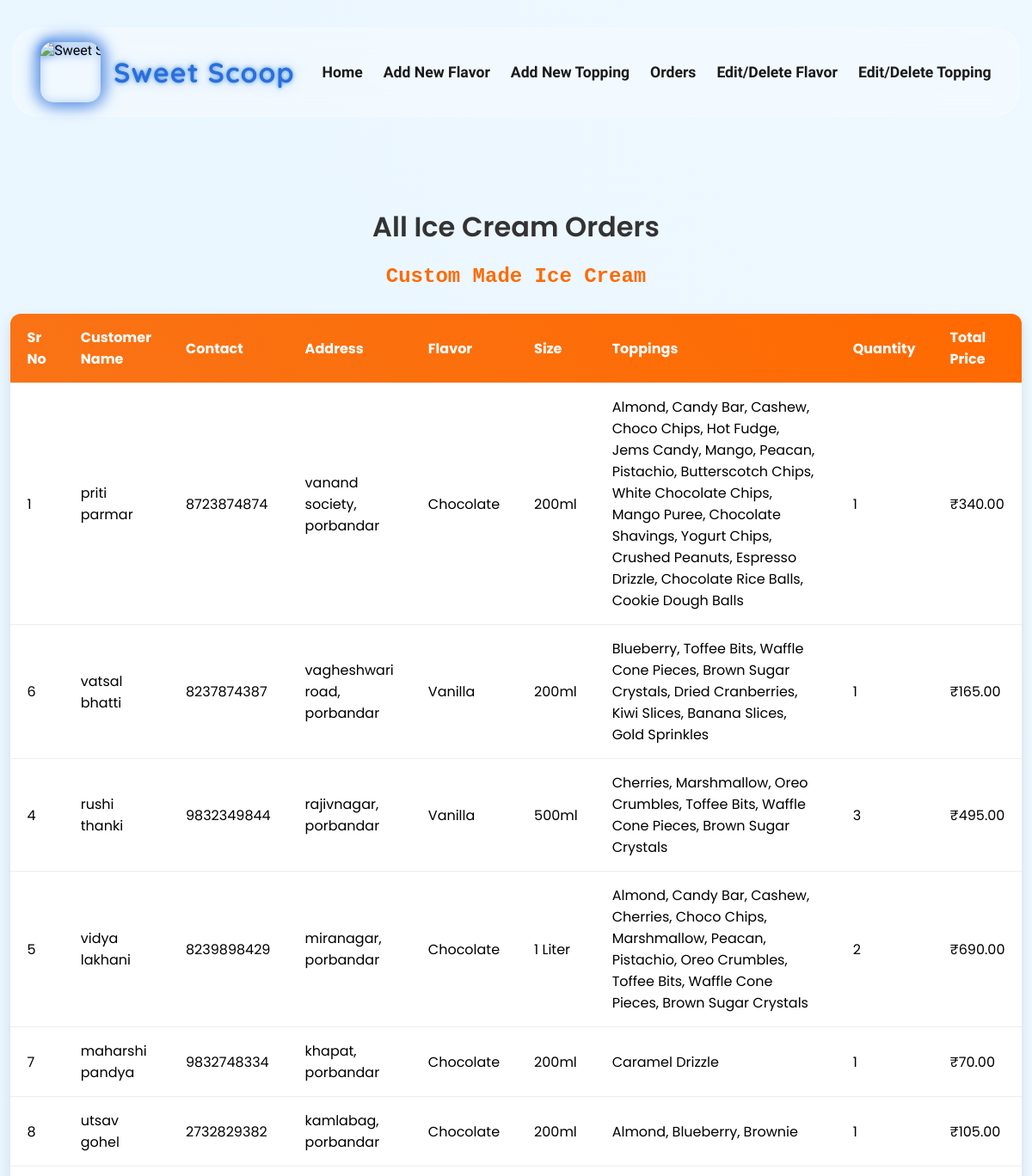
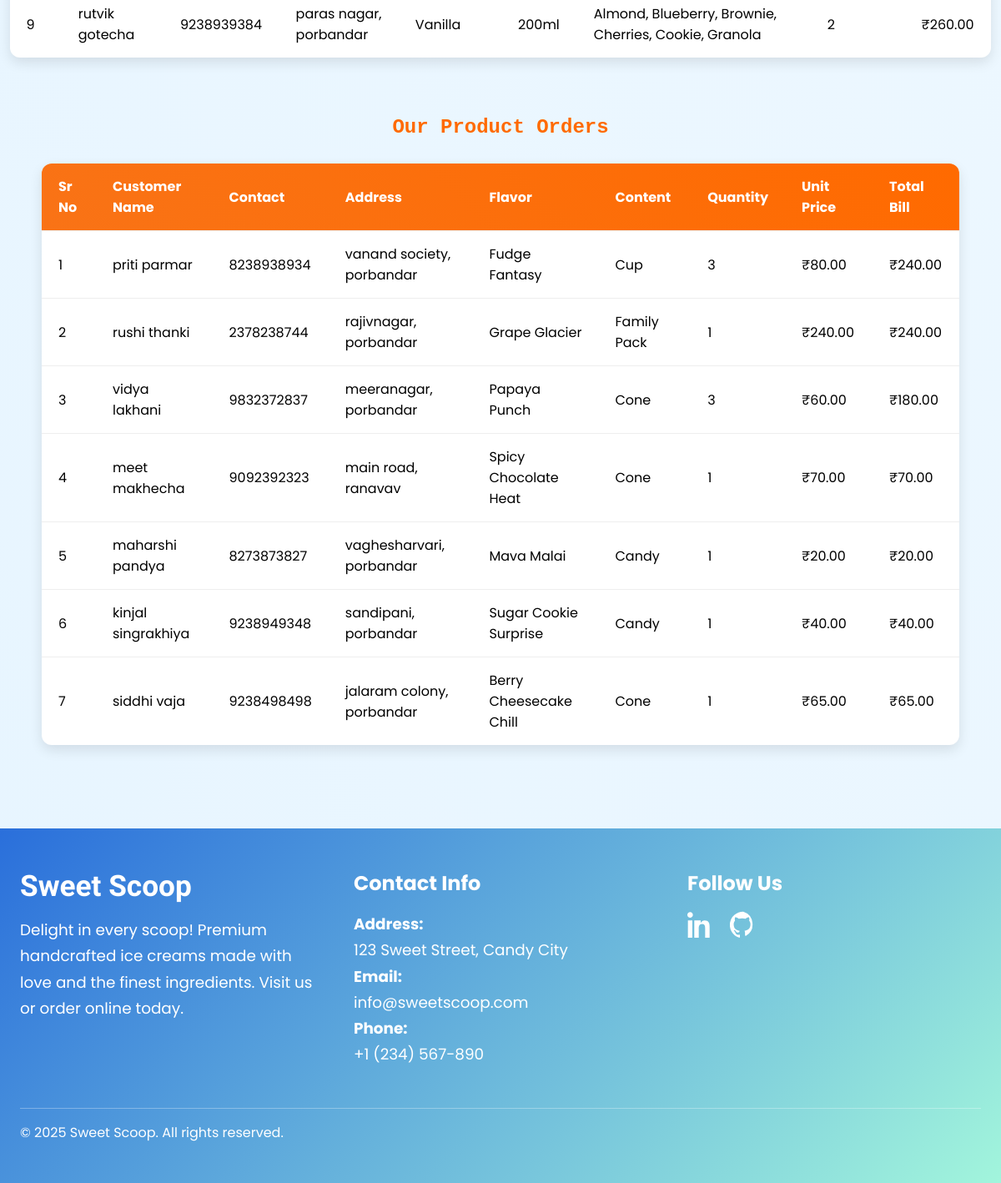
/Display_Order.php, run on the app's committed database (2 pictures, top to bottom).
### tables this page shows
CREATE TABLE IF NOT EXISTS `custom_icecream_order` (
  `sr` int(3) NOT NULL AUTO_INCREMENT,
  `customername` varchar(50) NOT NULL,
  `contact` varchar(10) NOT NULL,
  `address` varchar(100) NOT NULL,
  `selected_flavor` varchar(15) NOT NULL,
  `size` varchar(10) NOT NULL,
  `toppings` varchar(350) NOT NULL,
  `quantity` int(3) NOT NULL,
  `price` int(5) NOT NULL,
  PRIMARY KEY (`sr`)
);

CREATE TABLE IF NOT EXISTS `simple_order` (
  `sr` int(4) NOT NULL AUTO_INCREMENT,
  `customername` varchar(50) NOT NULL,
  `contact` varchar(10) NOT NULL,
  `address` varchar(100) NOT NULL,
  `flavorname` varchar(100) NOT NULL,
  `content` varchar(15) NOT NULL,
  `quantity` int(3) NOT NULL,
  `price` int(5) NOT NULL,
  `billamount` int(5) NOT NULL,
  PRIMARY KEY (`sr`)
);

### Display_Order.php (the view, shortened to what this page needs)
<!DOCTYPE html>
<html lang="en">
<head>
</head>
<body>
    <nav id="navbar" role="navigation" aria-label="Primary Navigation">
        <div class="logo">
            <img src="images/WebsiteIcon.jpg" alt="Sweet Scoop Logo" />
            <div class="logo-text">Sweet Scoop</div>
        </div>
        <div class="nav-links" id="navLinks">
            <a href="index.php">Home</a>
            <a href="Add_New_Product.php">Add New Flavor</a>
            <a href="insert_topings.php">Add New Topping</a>
            <a href="Display_Order.php">Orders</a>
            <a href="EditORDelete_Flavors.php">Edit/Delete Flavor</a>
            <a href="EditORDelete_Topings.php">Edit/Delete Topping</a>
        </div>
    </nav>
    <div class="main-content">
        <h1>All Ice Cream Orders</h1>
        <h2 class="custom-title">Custom Made Ice Cream</h2>
        <?php
        $host = "localhost";
        $username = "root";
        $password = "";
        $dbname = "icecreamshop";
        $conn = new mysqli($host, $username, $password, $dbname);
        $sql1 = "SELECT sr, customername, contact, address, selected_flavor, size, toppings, quantity, price FROM custom_icecream_order";
        $result1 = $conn->query($sql1);
        if ($result1->num_rows > 0) {
            echo '<table cellpadding="10" cellspacing="0">';
            echo '<thead>
                      <tr>
                        <th>Sr No</th>
                        <th>Customer Name</th>
                        <th>Contact</th>
                        <th>Address</th>
                        <th>Flavor</th>
                        <th>Size</th>
                        <th class="wide-column">Toppings</th>
                        <th>Quantity</th>
                        <th>Total Price</th>
                      </tr>
                    </thead><tbody>';
            while ($row = $result1->fetch_assoc()) {
                echo '<tr>
                        <td data-label="Sr No">' . htmlspecialchars($row["sr"]) . '</td>
                        <td data-label="Customer Name">' . htmlspecialchars($row["customername"]) . '</td>
                        <td data-label="Contact">' . htmlspecialchars($row["contact"]) . '</td>
                        <td data-label="Address">' . htmlspecialchars($row["address"]) . '</td>
                        <td data-label="Flavor">' . htmlspecialchars($row["selected_flavor"]) . '</td>
                        <td data-label="Size">' . htmlspecialchars($row["size"]) . '</td>
                        <td data-label="Toppings" class="wide-column">' . htmlspecialchars($row["toppings"]) . '</td>
                        <td data-label="Quantity">' . htmlspecialchars($row["quantity"]) . '</td>
                        <td data-label="Total Price">₹' . number_format($row["price"], 2) . '</td>
                      </tr>';
            }
            echo '</tbody></table>';
        } else {
            echo "<p>No custom ice cream orders found.</p>";
        }
        echo '<h2 class="custom-title">Our Product Orders</h2>';
        $sql2 = "SELECT sr, customername, contact, address, flavorname, content, quantity, price, billamount FROM simple_order";
        $result2 = $conn->query($sql2);
        if ($result2->num_rows > 0) {
            echo '<table cellpadding="10" cellspacing="0">';
            echo '<thead>
                      <tr>
                        <th>Sr No</th>
                        <th>Customer Name</th>
                        <th>Contact</th>
                        <th>Address</th>
                        <th>Flavor</th>
                        <th>Content</th>
                        <th>Quantity</th>
                        <th>Unit Price</th>
                        <th>Total Bill</th>
                      </tr>
                    </thead><tbody>';
            while ($row = $result2->fetch_assoc()) {
                echo '<tr>
                        <td data-label="Sr No">' . htmlspecialchars($row["sr"]) . '</td>
                        <td data-label="Customer Name">' . htmlspecialchars($row["customername"]) . '</td>
                        <td data-label="Contact">' . htmlspecialchars($row["contact"]) . '</td>
                        <td data-label="Address">' . htmlspecialchars($row["address"]) . '</td>
                        <td data-label="Flavor">' . htmlspecialchars($row["flavorname"]) . '</td>
                        <td data-label="Content">' . htmlspecialchars($row["content"]) . '</td>
                        <td data-label="Quantity">' . htmlspecialchars($row["quantity"]) . '</td>
                        <td data-label="Unit Price">₹' . number_format($row["price"], 2) . '</td>
                        <td data-label="Total Bill">₹' . number_format($row["billamount"], 2) . '</td>
                      </tr>';
            }
            echo '</tbody></table>';
        } else {
            echo "<p>No product orders found.</p>";
        }
        ?>
    </div>
    <footer>
        <div>
            <div>
                <h2>Sweet Scoop</h2>
                <p>
                    Delight in every scoop! Premium handcrafted ice creams made with love and the finest ingredients. Visit us or order online today.
                </p>
            </div>
            <div>
                <h3>Contact Info</h3>
                <p><strong>Address:</strong><br>123 Sweet Street, Candy City</p>
                <p><strong>Email:</strong><br>info@sweetscoop.com</p>
                <p><strong>Phone:</strong><br>+1 (234) 567-890</p>
            </div>
            <div>
                <h3>Follow Us</h3>
                <div class="social-icons">
                    <a href="#" target="_blank" aria-label="LinkedIn">
                    </a>
                    <a href="#" target="_blank" aria-label="GitHub">
                    </a>
                </div>
            </div>
        </div>
        <div style="text-align: center; margin-top: 3rem; border-top: 1px solid rgba(255,255,255,0.3); padding-top: 1rem; font-size: 1rem;">
            &copy; <?php echo date("Y"); ?> Sweet Scoop. All rights reserved.
        </div>
    </footer>
</body>
</html>

### Display_Order.php (style rules this page uses)
:root { --blue: #2a6fdb; --mint: #a2f5dc; --violet: #b5b8ff; --text: #1a1a1a; --glass: rgba(255, 255, 255, 0.3); --border: rgba(255, 255, 255, 0.2); --glow-blue: rgba(42, 111, 219, 0.7); --glow-mint: rgba(162, 245, 220, 0.5); --glow-violet: rgba(181, 184, 255, 0.5); }
* { margin: 0; padding: 0; box-sizing: border-box; }
body { font-family: 'Comfortaa', cursive; background: linear-gradient(to right top, #e7f5ff, #eef8ff); min-height: 100vh; overflow-x: hidden; display: flex; flex-direction: column; align-items: center; }
nav { backdrop-filter: blur(12px); background: var(--glass); border: 1px solid var(--border); border-radius: 30px; margin: 2rem auto; padding: 1rem 2rem; max-width: 100%; display: flex; justify-content: space-between; align-items: center; animation: glowPulse 3s ease-in-out infinite; white-space: nowrap; gap: 2rem; width: fit-content; }
.logo { display: flex; align-items: center; gap: 15px; flex-shrink: 0; }
.logo img { width: 70px; height: 70px; border-radius: 15px; object-fit: cover; box-shadow: 0 0 18px var(--blue); filter: drop-shadow(0 0 6px var(--blue)); user-select: none; }
.logo-text { font-family: 'Quicksand', sans-serif; font-size: 2rem; color: var(--blue); font-weight: 700; letter-spacing: 1px; text-shadow: 0 0 5px var(--glow-blue), 0 0 10px var(--glow-mint), 0 0 15px var(--glow-violet); user-select: none; white-space: nowrap; }
.nav-links { display: flex; gap: 1.5rem; align-items: center; flex-grow: 1; justify-content: flex-end; flex-wrap: nowrap; }
.nav-links a { text-decoration: none; font-size: 1.1rem; color: var(--text); position: relative; font-weight: 600; transition: all 0.3s ease; }
.nav-links a::before { content: ""; position: absolute; width: 0%; height: 3px; left: 0; bottom: -6px; background: linear-gradient(to right, var(--mint), var(--blue), var(--violet)); border-radius: 10px; transition: width 0.4s ease; box-shadow: 0 0 5px var(--glow-mint), 0 0 10px var(--glow-blue), 0 0 15px var(--glow-violet); }
.main-content { padding: 40px 20px; width: 100%; max-width: 1200px; display: flex; flex-direction: column; align-items: center; margin-top: 2rem; }
h1 { font-weight: 600; color: #333; margin-bottom: 10px; text-align: center; font-family: 'Poppins', Arial, sans-serif; }
h2.custom-title { font-family: 'Courier New', monospace; font-weight: 700; color: #ff6a00; margin-top: 10px; margin-bottom: 30px; font-size: 1.5em; text-align: center; }
table { border-collapse: collapse; width: 100%; max-width: 1100px; background: white; border-radius: 12px; box-shadow: 0 6px 15px rgba(0, 0, 0, 0.1); overflow: hidden; margin-bottom: 60px; }
thead { background: linear-gradient(45deg, #f97316, #ff6a00); color: white; }
th, td { padding: 15px 20px; text-align: left; border-bottom: 1px solid #eee; font-size: 1em; font-family: 'Poppins', Arial, sans-serif; }
.wide-column { min-width: 280px; word-wrap: break-word; }
tbody tr:last-child td { border-bottom: none; }
footer { background: linear-gradient(135deg, #2a6fdb, #a2f5dc); color: #fff; padding: 3rem 1.5rem; font-family: 'Poppins', sans-serif; width: 100%; margin-top: auto; }
footer h2 { font-family: 'Comfortaa', cursive; font-size: 2.2rem; margin-bottom: 1rem; }
footer h3 { font-size: 1.5rem; margin-bottom: 1rem; }
footer p { font-size: 1.15rem; line-height: 1.7; }
footer a { color: white; }
footer > div { max-width: 1200px; margin: auto; display: flex; flex-wrap: wrap; justify-content: space-between; align-items: flex-start; gap: 3rem; }
footer > div > div { flex: 1 1 300px; }
.social-icons { display: flex; gap: 1.2rem; }

### data on the page
custom_icecream_order: sr "1", customername "priti parmar", contact "8723874874", address "vanand society, porbandar", selected_flavor "Chocolate", size "200ml", toppings "Almond, Candy Bar, Cashew, Choco Chips, Hot Fudge, Jems Candy, Mango, Peacan, Pistachio, Butterscotch Chips, White Chocolate Chips, Mango Puree, Chocolate Shavings, Yogurt Chips, Crushed Peanuts, Espresso Drizzle, Chocolate Rice Balls, Cookie Dough Balls", quantity "1", price "340.00"
custom_icecream_order: sr "6", customername "vatsal bhatti", contact "8237874387", address "vagheshwari road, porbandar", selected_flavor "Vanilla", size "200ml", toppings "Blueberry, Toffee Bits, Waffle Cone Pieces, Brown Sugar Crystals, Dried Cranberries, Kiwi Slices, Banana Slices, Gold Sprinkles", quantity "1", price "165.00"
custom_icecream_order: sr "4", customername "rushi thanki", contact "9832349844", address "rajivnagar, porbandar", selected_flavor "Vanilla", size "500ml", toppings "Cherries, Marshmallow, Oreo Crumbles, Toffee Bits, Waffle Cone Pieces, Brown Sugar Crystals", quantity "3", price "495.00"
custom_icecream_order: sr "5", customername "vidya lakhani", contact "8239898429", address "miranagar, porbandar", selected_flavor "Chocolate", size "1 Liter", toppings "Almond, Candy Bar, Cashew, Cherries, Choco Chips, Marshmallow, Peacan, Pistachio, Oreo Crumbles, Toffee Bits, Waffle Cone Pieces, Brown Sugar Crystals", quantity "2", price "690.00"
custom_icecream_order: sr "7", customername "maharshi pandya", contact "9832748334", address "khapat, porbandar", selected_flavor "Chocolate", size "200ml", toppings "Caramel Drizzle", quantity "1", price "70.00"
custom_icecream_order: sr "8", customername "utsav gohel", contact "2732829382", address "kamlabag, porbandar", selected_flavor "Chocolate", size "200ml", toppings "Almond, Blueberry, Brownie", quantity "1", price "105.00"
custom_icecream_order: sr "9", customername "rutvik gotecha", contact "9238939384", address "paras nagar, porbandar", selected_flavor "Vanilla", size "200ml", toppings "Almond, Blueberry, Brownie, Cherries, Cookie, Granola", quantity "2", price "260.00"
simple_order: sr "1", customername "priti parmar", contact "8238938934", address "vanand society, porbandar", flavorname "Fudge Fantasy", content "Cup", quantity "3", price "80.00", billamount "240.00"
simple_order: sr "2", customername "rushi thanki", contact "2378238744", address "rajivnagar, porbandar", flavorname "Grape Glacier", content "Family Pack", quantity "1", price "240.00", billamount "240.00"
simple_order: sr "3", customername "vidya lakhani", contact "9832372837", address "meeranagar, porbandar", flavorname "Papaya Punch", content "Cone", quantity "3", price "60.00", billamount "180.00"
simple_order: sr "4", customername "meet makhecha", contact "9092392323", address "main road, ranavav", flavorname "Spicy Chocolate Heat", content "Cone", quantity "1", price "70.00", billamount "70.00"
simple_order: sr "5", customername "maharshi pandya", contact "8273873827", address "vaghesharvari, porbandar", flavorname "Mava Malai", content "Candy", quantity "1", price "20.00", billamount "20.00"
simple_order: sr "6", customername "kinjal singrakhiya", contact "9238949348", address "sandipani, porbandar", flavorname "Sugar Cookie Surprise", content "Candy", quantity "1", price "40.00", billamount "40.00"
simple_order: sr "7", customername "siddhi vaja", contact "9238498498", address "jalaram colony, porbandar", flavorname "Berry Cheesecake Chill", content "Cone", quantity "1", price "65.00", billamount "65.00"
